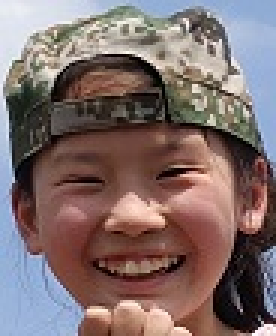
#> input picture learn_PCA/att_faces/test.jpg, 92 x 112 px, given as the content of the folder ./att_faces/s1, which was not available (shown 3 times larger)
$ jupyter execute --allow-errors 'Opencv 基于PCA降维算法实现人脸识别.ipynb'   (text cells are left out)
#> lines starting #> are read from the running program, lines starting #| are printed output that depends on the picture; pictures that were not available may be replaced by others from this repository, and a replacement may not be noted
[cell 1]
import matplotlib.pyplot as plt
import numpy as np
import os
import cv2

[cell 2]
def plt_show(img):
    plt.imshow(img,cmap="gray")
    plt.show()

[cell 3]
def read_directory(directory_name):
    faces_addr = []
    for filename in os.listdir(directory_name):
        faces_addr.append(directory_name + '/' + filename)
    return faces_addr

[cell 4]
faces = []
for i in range(1,42):
    faces_addr = read_directory("./att_faces/s"+str(i))
    for addr in faces_addr:
        faces.append(addr)

[cell 5]
images = []
labels = []
for index,face in enumerate(faces):
    image = cv2.imread(face,0)
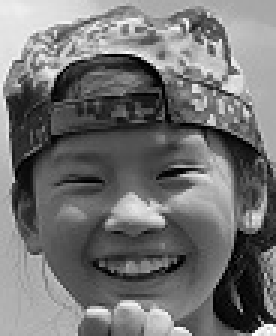
#> image: shape (112, 92) (shown 3 times larger); min 0, max 255, mean 115.2
    images.append(image)
    labels.append(int(index/10+1))

print(len(labels))
print(len(images))
print(type(images[0]))
print(labels)

[cell 6]
fig,axes = plt.subplots(2,10,figsize=(15,4)
                       ,subplot_kw = {"xticks":[],"yticks":[]})

#> (the rest of this cell did not finish here and is left out)

[cell 7]
image_data = []
for image in images:
    data = image.flatten()
    image_data.append(data)

print(image_data[0].shape)
#| (10304,)

[cell 8]
image_data

[cell 9]
x = np.array(image_data)
y = np.array(labels)
print(type(x))
print(x.shape)
#| (41, 10304)

[cell 10]
from sklearn.decomposition import PCA
from sklearn.model_selection import train_test_split

[cell 11]
import pandas as pd
data = pd.DataFrame(x)
data.head()

[cell 12]
x_train,x_test,y_train,y_test = train_test_split(x,y,test_size=0.2)

[cell 13]
pca = PCA(n_components=100)
#> (the rest of this cell did not finish here and is left out)

#> (a cell that did not finish here is left out)

#> (a cell that did not finish here is left out)

[cell 16]
fig,axes = plt.subplots(10,10,figsize=(15,15)
                       ,subplot_kw = {"xticks":[],"yticks":[]})

#> (the rest of this cell did not finish here and is left out)

#> (a cell that did not finish here is left out)

#> (a cell that did not finish here is left out)

[cell 19]
# 画出特征个数和所携带信息数的曲线图
explained_variance_ratio = []
#> (the rest of this cell did not finish here and is left out)

[cell 20]
import cv2
model = cv2.face.EigenFaceRecognizer_create()
model.train(x_train,y_train)

[cell 21]
res =model.predict(x_test[0])
print(res)

[cell 22]
y_test[0]

[cell 23]
ok = 0
for i in range(len(y_test)):
    res = model.predict(x_test[i])
    if y_test[i] == res[0]:
        ok = ok + 1
print("准确率:%.2f"%(ok/len(y_test)))

[cell 24]
y_pred = np.array([ model.predict(x_test[i])[0] for i in range(len(y_test))])
y_pred

[cell 25]
from sklearn.metrics import classification_report
print(classification_report(y_test,y_pred))

[cell 26]
mean = model.getMean()
print(mean)

[cell 27]
meanFace = mean.reshape(112,92)
plt_show(meanFace)
#> in plt_show, `plt.show()`:
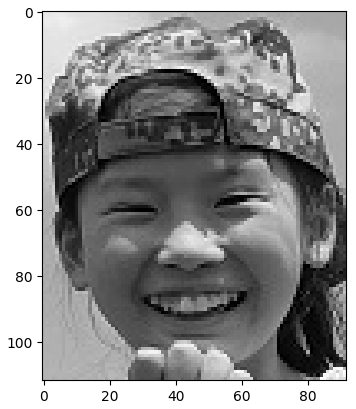
#> figure drawn by matplotlib, 1 panel
#> further down, img is the input picture: shape (112, 92, 3); mean B, G, R 108.7, 109.9, 128.2

[cell 28]
pca=PCA(n_components=100)
#> (the rest of this cell did not finish here and is left out)

[cell 29]
model = cv2.face.EigenFaceRecognizer_create()
model.train(x,y)

[cell 30]
def plt_show0(img):
    b,g,r = cv2.split(img)
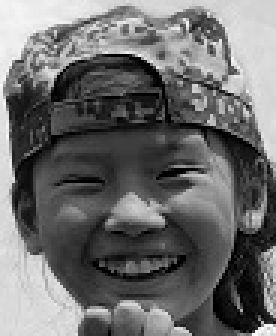
#> b: shape (112, 92) (shown 3 times larger); min 0, max 253, mean 108.7
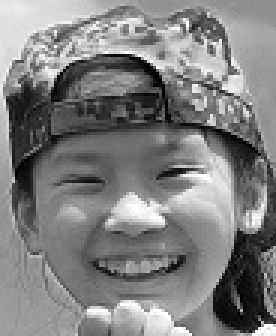
#> r: shape (112, 92) (shown 3 times larger); min 0, max 255, mean 128.2
    img = cv2.merge([r, g, b])
    plt.imshow(img)
    plt.show()

[cell 31]
img = cv2.imread('./att_faces/test.jpg')
plt_show0(img)
print(img.shape)
#| (112, 92, 3)

[cell 32]
# 灰度处理
img = cv2.imread('./att_faces/test.jpg',0)
plt_show(img)
imgs = []
imgs.append(img)

[cell 33]
image_data = []
for img in imgs:
    data = img.flatten()
    image_data.append(data)
#> this loop made 1 pass
#> after the loop, image_data = 1 item

[cell 34]
test = np.array(image_data)
test.shape
#> Out = (1, 10304)

#> (a cell that did not finish here is left out)

[cell 36]
res = model.predict(test)
#> res = (1, 0)
res
#> Out = (1, 0)
